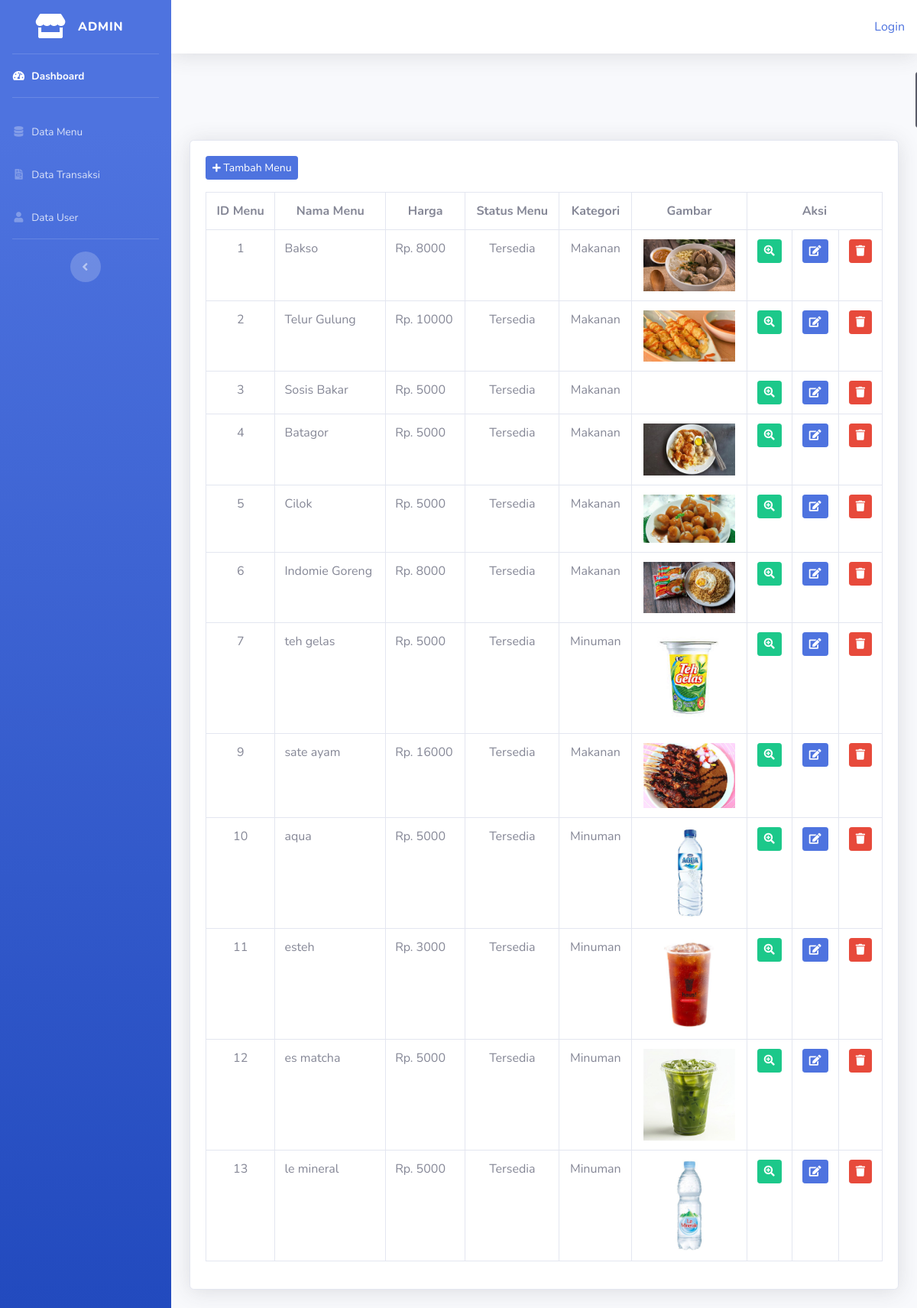
Page /index.php/admin/data_makanan on the committed database.
### tables this page shows
CREATE TABLE `makanan` (
  `id_makanan` int(5) NOT NULL,
  `nama_makanan` varchar(100) DEFAULT NULL,
  `harga` int(11) DEFAULT NULL,
  `status_makanan` varchar(100) DEFAULT NULL,
  `kategori` varchar(100) NOT NULL,
  `gambar` varchar(255) NOT NULL
);

### application/controllers/admin/data_makanan.php (called while the page is built, shortened)
<?php
class Data_makanan extends CI_Controller{
    public function index()
    {
        $data['makanan'] = $this->model_makanan->tampil_data()->result();
        $this->load->view('templates_admin/header');
        $this->load->view('templates_admin/sidebar');
        $this->load->view('admin/data_makanan', $data);
        $this->load->view('templates_admin/footer');
    }
}

### index.php (called while the page is built, shortened)
<?php
require_once BASEPATH.'core/CodeIgniter.php';

### application/models/model_makanan.php (called while the page is built, shortened)
<?php
class Model_makanan extends CI_Model{
    public function tampil_data(){
        return $this->db->get('makanan');
    }
}

### application/views/admin/data_makanan.php (the view, shortened to what this page needs)
<div class="container-fluid">
  <a href="<?php echo site_url('admin/data_makanan/cetak_pdf_makanan');?>" class="btn btn-sm btn-dark mb-3" style="margin-left: 950px"><i class="fas fa-download mr-2"></i> Cetak Data</a>
  <div class="card shadow mb-4">
    <div class="card-body">
      <button type="button" class="btn btn-sm btn-primary mb-3" data-toggle="modal" data-target="#tambah_makanan"><i class="fas fa-plus fa-sm"></i> Tambah Menu</button>
      <table class="table table-bordered">
          <tr class="text-center">
              <th>ID Menu</th>
              <th>Nama Menu</th>
              <th>Harga</th>
              <th>Status Menu</th>
              <th>Kategori</th>
              <th>Gambar</th>
              <th colspan="3">Aksi</th>
          </tr>
          <?php
              foreach($makanan as $mknan) : ?>
              <tr>
                  <td class="text-center"><?php echo $mknan->id_makanan ?></td>
                  <td><?php echo $mknan->nama_makanan ?></td>
                  <td>Rp. <?php echo $mknan->harga ?></td>
                  <td class="text-center"><?php echo $mknan->status_makanan ?></td>
                  <td class="text-center"><?php echo $mknan->kategori ?></td>
                  <td class="text-center"><img style="width: 120px" src="<?php echo base_url('upload/'.$mknan->gambar)?>" alt=""></td>
                  <td class="text-center">
                      <?php echo anchor('admin/dashboard_admin/detail/'.$mknan->id_makanan,'<div class="btn btn-sm btn-success"><i class="fas fa-search-plus"></i></div>')?>
                  </td>
                  <td class="text-center">
                    <?php echo anchor('admin/data_makanan/edit/'.$mknan->id_makanan, '<div class="btn btn-primary btn-sm"><i class="fas fa-edit"></i></div>')?>
                  </td>
                  <td class="text-center">
                    <?php echo anchor('admin/data_makanan/hapus/'.$mknan->id_makanan, '<div class="btn btn-danger btn-sm"><i class="fas fa-trash"></i></div>')?>
                  </td>
              </tr>
          <?php endforeach;?>
      </table>
    </div>
  </div>
</div>

### application/views/templates_admin/header.php (shortened to what this page needs)
<!DOCTYPE html>
<html lang="en">
<head>
  <link href="<?php echo base_url()?>assets/vendor/fontawesome-free/css/all.min.css" rel="stylesheet" type="text/css">
  <link rel="stylesheet" href="https://stackpath.bootstrapcdn.com/bootstrap/4.5.2/css/bootstrap.min.css">
  <link href="<?php echo base_url()?>assets/css/sb-admin-2.min.css" rel="stylesheet">
</head>

### application/views/templates_admin/sidebar.php (shortened to what this page needs)
<body id="page-top">
<div id="wrapper">
  <ul class="navbar-nav bg-gradient-primary sidebar sidebar-dark accordion" id="accordionSidebar">
    <a class="sidebar-brand d-flex align-items-center justify-content-center" href="#">
      <div class="sidebar-brand-icon">
        <i class="fas fa-store"></i>
      </div>
      <div class="sidebar-brand-text mx-3">ADMIN</div>
    </a>
    <hr class="sidebar-divider my-0">
    <li class="nav-item active">
      <a class="nav-link" href="<?php echo base_url('admin/dashboard_admin') ?>">
        <i class="fas fa-fw fa-tachometer-alt"></i>
        <span>Dashboard</span></a>
    </li>
    <hr class="sidebar-divider">
    <li class="nav-item">
      <a class="nav-link" href="<?php echo base_url('admin/data_makanan') ?>">
        <i class="fas fa-fw fa-database"></i>
        <span>Data Menu</span></a>
    </li>
    <li class="nav-item">
      <a class="nav-link" href="<?php echo base_url('admin/data_transaksi') ?>">
        <i class="fas fa-fw fa-file-invoice"></i>
        <span>Data Transaksi</span></a>
    </li>
    <li class="nav-item">
      <a class="nav-link" href="<?php echo base_url('admin/data_user') ?>">
        <i class="fas fa-fw fa-user"></i>
        <span>Data User</span></a>
    </li>
    <hr class="sidebar-divider d-none d-md-block">
    <div class="text-center d-none d-md-inline">
      <button class="rounded-circle border-0" id="sidebarToggle"></button>
    </div>
  </ul>
  <div id="content-wrapper" class="d-flex flex-column">
    <div id="content">
      <nav class="navbar navbar-expand navbar-light bg-white topbar mb-4 static-top shadow">
        <ul class="navbar-nav ml-auto">
          <ul class="nav navbar-nav navbarright">
              <?php if($this->session->userdata('username')) { ?>
                <li><div>Selamat Datang <?php echo $this->session->userdata('nama_user')?></div></li>
                <li class="ml-5"><?php echo anchor('auth/logout',' Logout') ?></li>
              <?php } else { ?>
              <li><?php echo anchor('auth/login','Login')?></li>
              <?php } ?>
            </ul>
        </ul>
      </nav>

### application/views/templates_admin/footer.php (shortened to what this page needs)
</body>
</html>

### rows in the picture
makanan: id_makanan "1", nama_makanan "Bakso", harga "8000", status_makanan "Tersedia", kategori "Makanan", gambar (picture)
makanan: id_makanan "2", nama_makanan "Telur Gulung", harga "10000", status_makanan "Tersedia", kategori "Makanan", gambar (picture)
makanan: id_makanan "3", nama_makanan "Sosis Bakar", harga "5000", status_makanan "Tersedia", kategori "Makanan"
makanan: id_makanan "4", nama_makanan "Batagor", harga "5000", status_makanan "Tersedia", kategori "Makanan", gambar (picture)
makanan: id_makanan "5", nama_makanan "Cilok", harga "5000", status_makanan "Tersedia", kategori "Makanan", gambar (picture)
makanan: id_makanan "6", nama_makanan "Indomie Goreng", harga "8000", status_makanan "Tersedia", kategori "Makanan", gambar (picture)
makanan: id_makanan "7", nama_makanan "teh gelas", harga "5000", status_makanan "Tersedia", kategori "Minuman", gambar (picture)
makanan: id_makanan "9", nama_makanan "sate ayam", harga "16000", status_makanan "Tersedia", kategori "Makanan", gambar (picture)
makanan: id_makanan "10", nama_makanan "aqua", harga "5000", status_makanan "Tersedia", kategori "Minuman", gambar (picture)
makanan: id_makanan "11", nama_makanan "esteh", harga "3000", status_makanan "Tersedia", kategori "Minuman", gambar (picture)
makanan: id_makanan "12", nama_makanan "es matcha", harga "5000", status_makanan "Tersedia", kategori "Minuman", gambar (picture)
makanan: id_makanan "13", nama_makanan "le mineral", harga "5000", status_makanan "Tersedia", kategori "Minuman", gambar (picture)

### other values in the picture
anchor('auth/login','Login') "Login"
